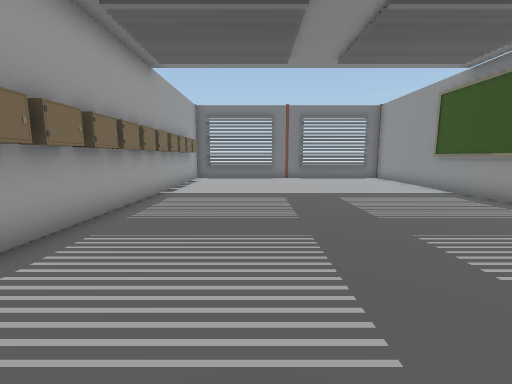
view 1 (above)

23 first-person views from a walk through a Unity game level. The camera is 1.3 m above the floor, tilts 8° down and sees 90° across. Doors are open. The floor is counted in squares, 1 m on a side. Each view is taken from the middle of a square. On the plan, view 1 faces up. The plan holds only what a view shows up to about 13 squares ahead; the rest is blank. The place goes on beyond the plan. Some surface patterns are stand-ins.

view 2
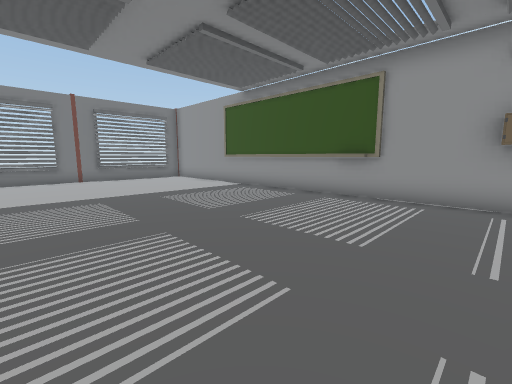

view 3
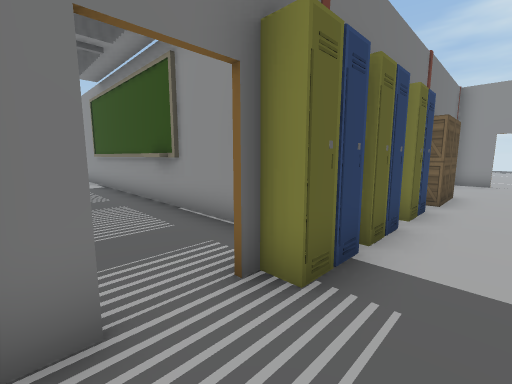

view 4
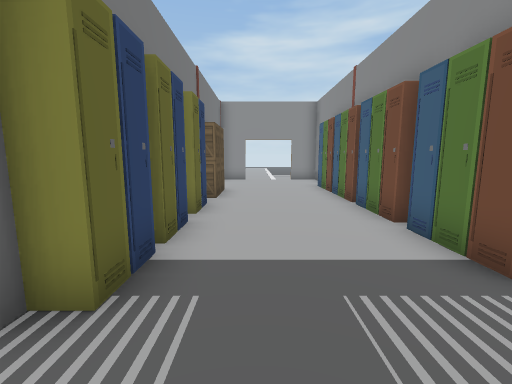

view 5
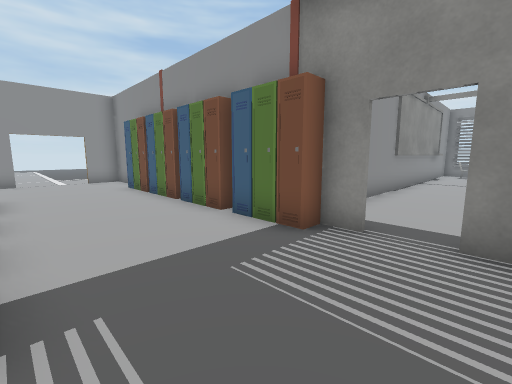

view 6
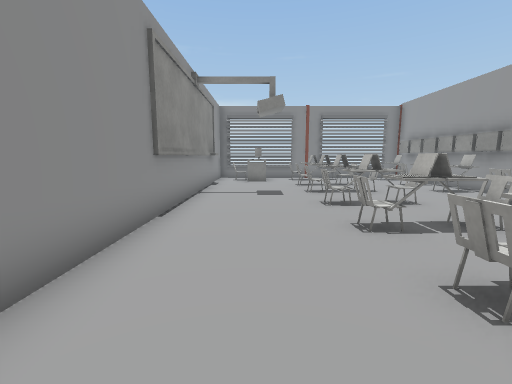

view 7
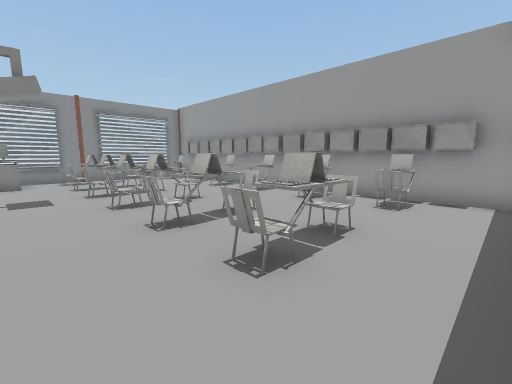

view 8
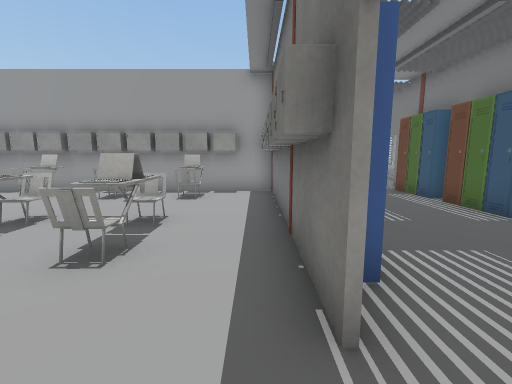

view 9
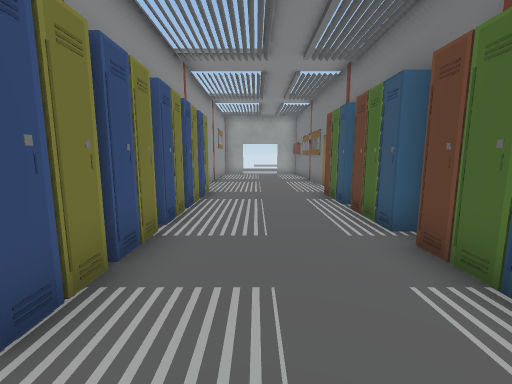

view 10
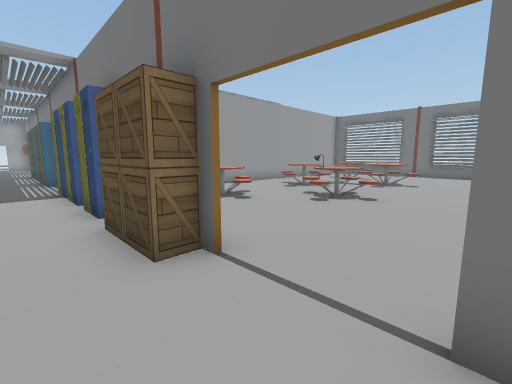

view 11
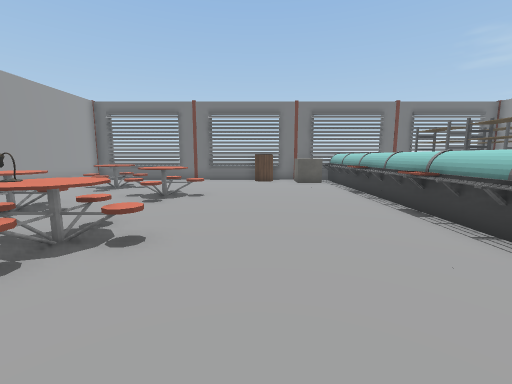

view 12
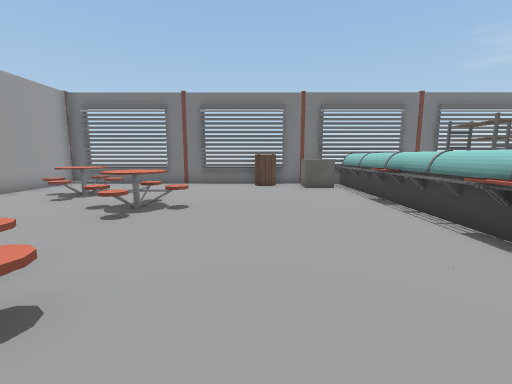

view 13
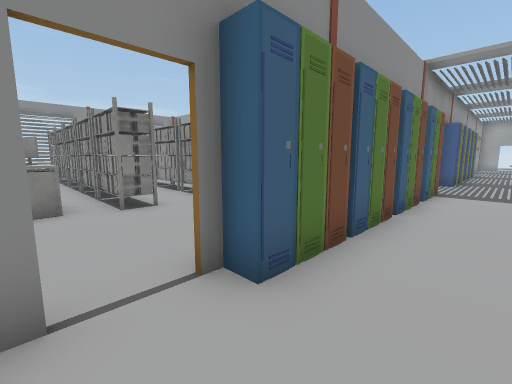

view 14
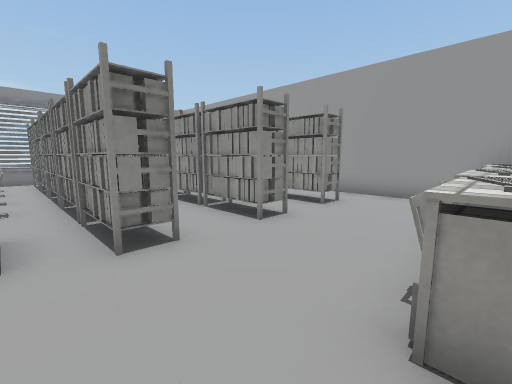

view 15
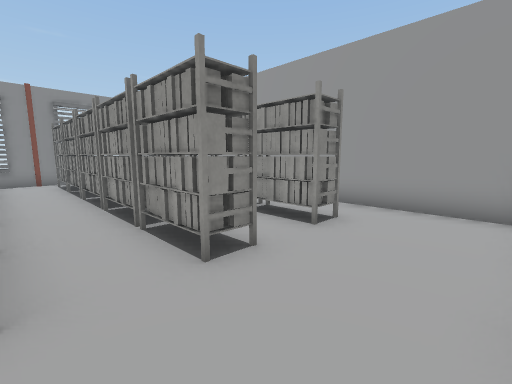

view 16
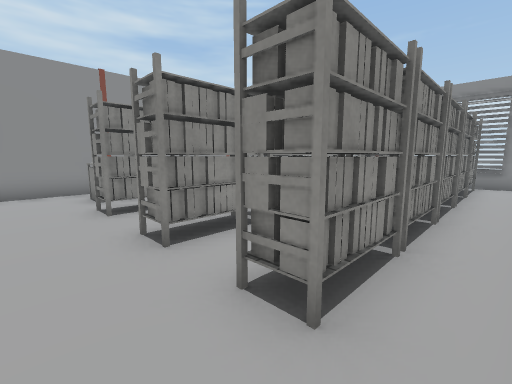

view 17
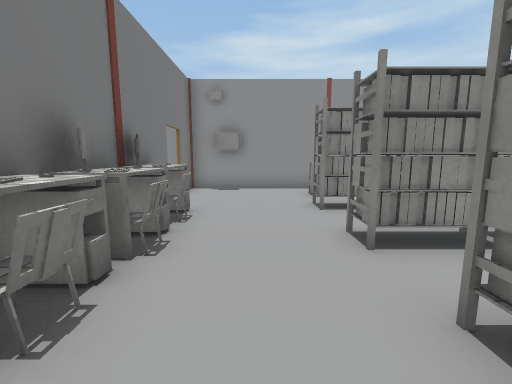

view 18
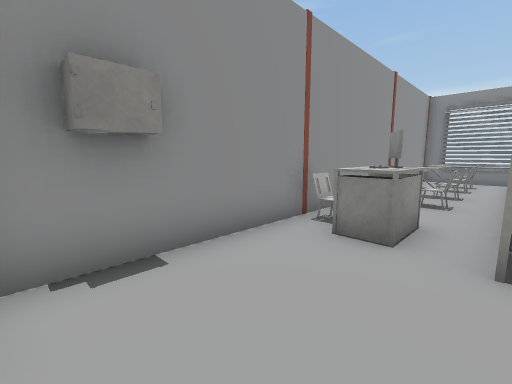

view 19
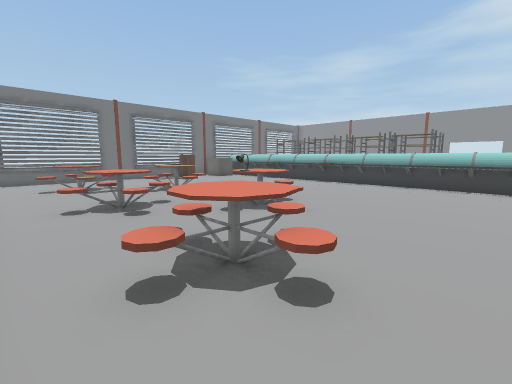

view 20
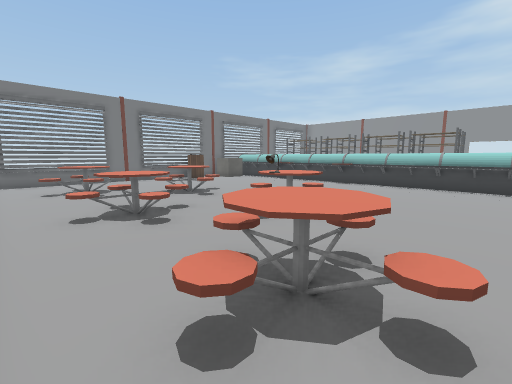

view 21
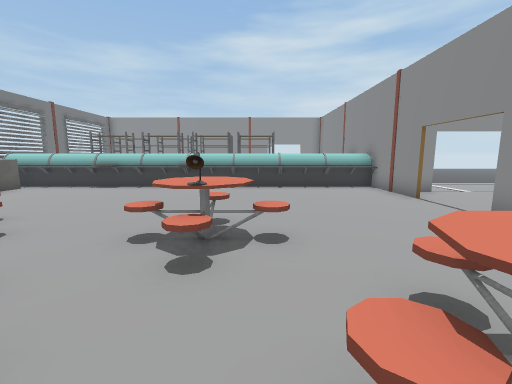

view 22
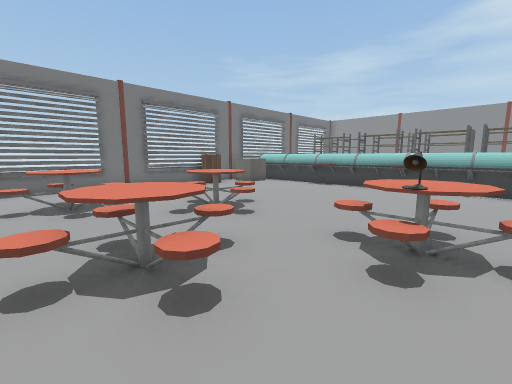

view 23
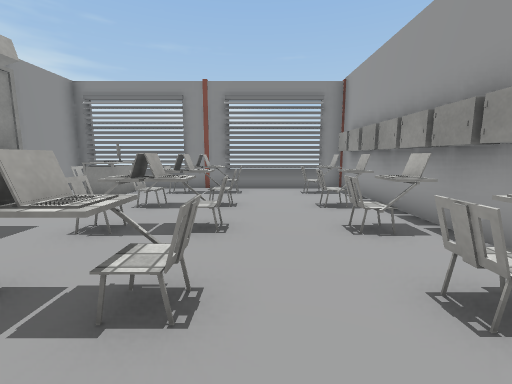

### Floor plan
Points are (right, up) in squares from view 1. A wall is a line through its corners. A room is listed if a view was taken in it or the views show most of it. See-through windows are left out.
Room 1 (views 1, 2, 3, 4, 5, 6, 7, 8, 9, 10, 11, 12, 13, 14, 15, 16, 17, 18, 19, 20, 21, 22, 23)
walls: (7.1, 0.4) (7.1, 13.1); (5.6, -6.3) (6.5, -6.3); (4.5, -6.4) (3.5, -6.4); (3.9, -6.3) (4.5, -6.3); (6.8, 3.1) (6.8, 4.2); (7.3, -7) (7.3, -16); (13.9, -1) (14.4, -1); (7.3, 5.9) (7.3, 4.2); (14.4, -1.1) (13.9, -1.1); (-3.5, -6.5) (-3.5, -22.4) (4.6, -22.4); (16.8, -1) (22.1, -1); (16.8, -6.3) (18.2, -6.3); (18.2, -2.5) (18.2, -1.1); (18.2, -6.4) (16.9, -6.4); (-8, -6.3) (-7.4, -6.3); (-3.5, 11.6) (-3.5, 3.4); (2.5, 15.2) (-1.1, 15.2); (7.1, -22.4) (7.1, -9); (7.9, -22.4) (9.1, -22.4); (12, -22.4) (14.1, -22.4); (19.1, 15.2) (7.3, 15.2) (7.3, 9.6); (14.9, -22.4) (18.2, -22.4) (18.2, -4.9)
ways out: open door at (-5.5, -1); open door at (5, -6); open door at (16.5, -6); open door at (18, -4)
objects: locker (-4, -6); locker (-3, -21); locker (-3, -20); locker (-3, -19); locker (-3, -18); locker (-3, -17); locker (-3, -16); locker (-3, -15); chair (-3, -14) to (-2, -14); locker (-3, -13); locker (-3, -12); locker (-3, -11); locker (-3, -10); laptop (-3, -9); locker (-3, -8); locker (-3, -6); locker (-3, -2); locker (-3, 3); locker (-3, 4); locker (-3, 5); locker (-3, 6); locker (-3, 7); locker (-3, 8); locker (-3, 9); other object (-3, 10) to (-3, 11); other object (-3, 12); other object (-3, 13); other object (-2, -21); laptop (-2, -19); chair (-2, -18); chair (-2, -17) to (-2, -16); other object (-2, -12); other object (-2, -11); chair (-2, -9); other object (-2, -7); locker (-2, -6); locker (-2, -2) to (-2, -1); other object (-1, -7); locker (-1, -6); locker (-1, -2); other object (0, -7); locker (0, -6); locker (0, -2); chair (1, -16); chair (1, -14); chair (1, -12) to (1, -11); other object (1, -7); locker (1, -6); other object (2, -21); other object (2, -20); other object (2, -19); chair (2, -19) to (3, -18); laptop (2, -17); laptop (2, -16); chair (2, -14) to (3, -14); laptop (2, -12); laptop (2, -11); laptop (2, -10); chair (2, -9); locker (2, -7); locker (2, -6); locker (2, -2); other object (3, -21); chair (3, -17) to (3, -16); chair (3, -12) to (3, -11); chair (3, -9); locker (3, -7) to (4, -7); locker (3, -6); locker (3, -2) to (3, -1); other object (5, -21); table (5, -20); other object (6, -21); locker (6, -2) to (6, -1); locker (7, -6); locker (7, -2) to (7, -1); locker (7, 0); other object (8, -7); locker (8, -6); locker (8, -2) to (8, -1); rack (9, -21) to (10, -20); rack (9, -19) to (10, -18); rack (9, -17) to (10, -16); rack (9, -15) to (10, -14); rack (9, -13) to (10, -11); other object (9, -7); locker (9, -6); locker (9, -2) to (9, -1); table (9, 1) to (11, 3); table (9, 6) to (11, 8); table (9, 10) to (11, 13); chair (10, -8); other object (10, -7); locker (10, -6); locker (10, -2) to (10, -1); chair (11, -8); computer (11, -7) to (12, -7); locker (11, -6); locker (11, -2) to (11, -1); rack (12, -21) to (12, -20); rack (12, -19) to (12, -18); rack (12, -17) to (12, -16); rack (12, -15) to (12, -14); rack (12, -13) to (12, -11); locker (12, -6); other object (12, -2) to (14, -1); lamp (12, 5); table (12, 8) to (14, 11); chair (13, -8); computer (13, -7); locker (13, -6); table (13, 4) to (14, 6); rack (14, -21) to (15, -20); rack (14, -19) to (15, -18); rack (14, -17) to (15, -16); rack (14, -15) to (15, -14); rack (14, -13) to (15, -11); computer (14, -7); locker (14, -6); locker (15, -6); computer (16, -12); table (16, -11) to (17, -11); barrel (16, 14) to (17, 15); other object (17, -21) to (17, -20); other object (17, -19); chair (17, -17); chair (17, -15); other object (17, -12); chair (18, -12); other object (18, 14) to (19, 14); other object (20, 0) to (21, 1); other object (20, 2) to (21, 2); other object (20, 3) to (21, 4); other object (20, 5) to (21, 6); other object (20, 6) to (20, 7); other object (20, 7) to (21, 8); other object (20, 9) to (21, 10); other object (20, 10) to (20, 11); other object (20, 11) to (21, 12); other object (20, 13) to (21, 14)

Positions as (right, up) in squares from view 1, and headings:
1: (0, 0), facing up
2: (-1, 0), facing up-right
3: (4, -3), facing up-right
4: (4, -3), facing right
5: (4, -2), facing down-right
6: (5, -7), facing down
7: (5, -7), facing down-left
8: (6, -7), facing left
9: (5, -4), facing left
10: (17, -3), facing up-left
11: (16, 1), facing up
12: (16, 3), facing up
13: (17, -4), facing down-left
14: (16, -7), facing down-left
15: (14, -8), facing down-left
16: (8, -9), facing down-right
17: (8, -9), facing right
18: (15, -7), facing down-right
19: (8, 0), facing up-right
20: (8, 1), facing up-right
21: (9, 4), facing right
22: (9, 4), facing up-right
23: (0, -12), facing down
